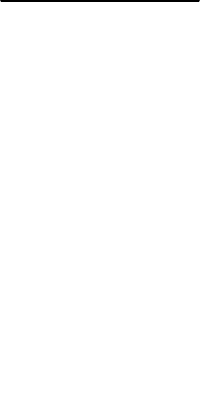
        <widget class="QFrame" name="side_panel_2">
         <property name="maximumSize">
          <size>
           <width>16777215</width>
           <height>16777215</height>
          </size>
         </property>
         <property name="styleSheet">
          <string notr="true">background: transparent;
border-top: 2px solid black;</string>
         </property>
         <property name="frameShape">
          <enum>QFrame::StyledPanel</enum>
         </property>
         <property name="frameShadow">
          <enum>QFrame::Raised</enum>
         </property>
         <layout class="QVBoxLayout" name="verticalLayout_6">
          <property name="leftMargin">
           <number>0</number>
          </property>
          <property name="rightMargin">
           <number>0</number>
          </property>
          <property name="bottomMargin">
           <number>50</number>
          </property>
          <item>
           <widget class="QFrame" name="home_button_frame">
            <property name="minimumSize">
             <size>
              <width>0</width>
              <height>0</height>
             </size>
            </property>
            <property name="styleSheet">
             <string notr="true">QFrame {
	border-top:0px;
    background-color: transparent;
    border: none;
}

QFrame:hover {
    background: transparent;
	border-top: 2px solid black;
    border-top-left-radius: 25px;
    border-bottom-left-radius: 25px;
    border-left: 2px solid black;
    border-bottom: 2px solid black;
}
</string>
            </property>
            <property name="frameShape">
             <enum>QFrame::StyledPanel</enum>
            </property>
            <property name="frameShadow">
             <enum>QFrame::Raised</enum>
            </property>
            <layout class="QVBoxLayout" name="verticalLayout_86">
             <property name="spacing">
              <number>0</number>
             </property>
             <property name="leftMargin">
              <number>2</number>
             </property>
             <property name="topMargin">
              <number>2</number>
             </property>
             <property name="rightMargin">
              <number>0</number>
             </property>
             <property name="bottomMargin">
              <number>2</number>
             </property>
             <item>
              <widget class="QPushButton" name="home_button">
               <property name="sizePolicy">
                <sizepolicy hsizetype="Minimum" vsizetype="Fixed">
                 <horstretch>0</horstretch>
                 <verstretch>0</verstretch>
                </sizepolicy>
               </property>
               <property name="minimumSize">
                <size>
                 <width>0</width>
                 <height>50</height>
                </size>
               </property>
               <property name="font">
                <font>
                 <family>Times New Roman</family>
                 <pointsize>14</pointsize>
                 <weight>75</weight>
                 <bold>true</bold>
                </font>
               </property>
               <property name="cursor">
                <cursorShape>PointingHandCursor</cursorShape>
               </property>
               <property name="styleSheet">
                <string notr="true">QPushButton {
    background-color: transparent;
    border-top-left-radius: 25px;
    border-bottom-left-radius: 25px;
	border-image:url(:/Side_panel/Image_resources/sidePanel/home2.png);
    border: none;
}

QPushButton:hover {
	border-image: url(:/Side_panel/Image_resources/sidePanel/home1.png);
    border-top-left-radius: 25px;
    border-bottom-left-radius: 25px;
	border-bottom-right-radius:0px;
}
QPushButton:Pressed{
    background-color: transparent;
    border-top-left-radius: 25px;
    border-bottom-left-radius: 25px;
	border-image:url(:/Side_panel/Image_resources/sidePanel/home2.png);
    border: none;
}</string>
               </property>
               <property name="text">
                <string/>
               </property>
               <property name="default">
                <bool>false</bool>
               </property>
               <property name="flat">
                <bool>false</bool>
               </property>
              </widget>
             </item>
            </layout>
           </widget>
          </item>
          <item>
           <widget class="QFrame" name="graphs_button_frame">
            <property name="minimumSize">
             <size>
              <width>0</width>
              <height>0</height>
             </size>
            </property>
            <property name="styleSheet">
             <string notr="true">QFrame {
	border-top:0px;
    background-color: transparent;
    border: none;
}

QFrame:hover {
    background: transparent;
	border-top: 2px solid black;
    border-top-left-radius: 25px;
    border-bottom-left-radius: 25px;
    border-left: 2px solid black;
    border-bottom: 2px solid black;
}
</string>
            </property>
            <property name="frameShape">
             <enum>QFrame::StyledPanel</enum>
            </property>
            <property name="frameShadow">
             <enum>QFrame::Raised</enum>
            </property>
            <layout class="QVBoxLayout" name="verticalLayout_85">
             <property name="spacing">
              <number>0</number>
             </property>
             <property name="leftMargin">
              <number>2</number>
             </property>
             <property name="topMargin">
              <number>2</number>
             </property>
             <property name="rightMargin">
              <number>0</number>
             </property>
             <property name="bottomMargin">
              <number>2</number>
             </property>
             <item>
              <widget class="QPushButton" name="graphs_button">
               <property name="sizePolicy">
                <sizepolicy hsizetype="Minimum" vsizetype="Fixed">
                 <horstretch>0</horstretch>
                 <verstretch>0</verstretch>
                </sizepolicy>
               </property>
               <property name="minimumSize">
                <size>
                 <width>0</width>
                 <height>50</height>
                </size>
               </property>
               <property name="font">
                <font>
                 <family>Times New Roman</family>
                 <pointsize>14</pointsize>
                 <weight>75</weight>
                 <bold>true</bold>
                </font>
               </property>
               <property name="cursor">
                <cursorShape>PointingHandCursor</cursorShape>
               </property>
               <property name="styleSheet">
                <string notr="true">QPushButton {
    background-color: transparent;
    border-top-left-radius: 25px;
    border-bottom-left-radius: 25px;
	border-image: url(:/Side_panel/Image_resources/sidePanel/graphs2.png);
    border: none;
}

QPushButton:hover {
	border-image: url(:/Side_panel/Image_resources/sidePanel/graphs1.png);
    border-top-left-radius: 25px;
    border-bottom-left-radius: 25px;
	border-bottom-right-radius:0px;
}

QPushButton:Pressed {
    background-color: transparent;
    border-top-left-radius: 25px;
    border-bottom-left-radius: 25px;
	border-image: url(:/Side_panel/Image_resources/sidePanel/graphs2.png);
    border: none;
}</string>
               </property>
               <property name="text">
                <string/>
               </property>
               <property name="default">
                <bool>false</bool>
               </property>
               <property name="flat">
                <bool>false</bool>
               </property>
              </widget>
             </item>
            </layout>
           </widget>
          </item>
          <item>
           <widget class="QFrame" name="GPS_button_frame">
            <property name="minimumSize">
             <size>
              <width>0</width>
              <height>0</height>
             </size>
            </property>
            <property name="styleSheet">
             <string notr="true">QFrame {
	border-top:0px;
    background-color: transparent;
    border: none;
}

QFrame:hover {
    background: transparent;
	border-top: 2px solid black;
    border-top-left-radius: 25px;
    border-bottom-left-radius: 25px;
    border-left: 2px solid black;
    border-bottom: 2px solid black;
}
</string>
            </property>
            <property name="frameShape">
             <enum>QFrame::StyledPanel</enum>
            </property>
            <property name="frameShadow">
             <enum>QFrame::Raised</enum>
            </property>
            <layout class="QVBoxLayout" name="verticalLayout_84">
             <property name="spacing">
              <number>0</number>
             </property>
             <property name="leftMargin">
              <number>2</number>
             </property>
             <property name="topMargin">
              <number>2</number>
             </property>
             <property name="rightMargin">
              <number>0</number>
             </property>
             <property name="bottomMargin">
              <number>2</number>
             </property>
             <item>
              <widget class="QPushButton" name="GPS_button">
               <property name="sizePolicy">
                <sizepolicy hsizetype="Minimum" vsizetype="Fixed">
                 <horstretch>0</horstretch>
                 <verstretch>0</verstretch>
                </sizepolicy>
               </property>
               <property name="minimumSize">
                <size>
                 <width>0</width>
                 <height>50</height>
                </size>
               </property>
               <property name="font">
                <font>
                 <family>Times New Roman</family>
                 <pointsize>14</pointsize>
                 <weight>75</weight>
                 <bold>true</bold>
                </font>
               </property>
               <property name="cursor">
                <cursorShape>PointingHandCursor</cursorShape>
               </property>
               <property name="styleSheet">
                <string notr="true">QPushButton {
    background-color: transparent;
    border-top-left-radius: 25px;
    border-bottom-left-radius: 25px;
	border-image: url(:/Side_panel/Image_resources/sidePanel/GPS2.png);
    border: none;
}

QPushButton:hover {
	border-image: url(:/Side_panel/Image_resources/sidePanel/GPS1.png);
    border-top-left-radius: 25px;
    border-bottom-left-radius: 25px;
	border-bottom-right-radius:0px;
}

QPushButton:Pressed {
    background-color: transparent;
    border-top-left-radius: 25px;
    border-bottom-left-radius: 25px;
	border-image: url(:/Side_panel/Image_resources/sidePanel/GPS2.png);
    border: none;
}</string>
               </property>
               <property name="text">
                <string/>
               </property>
               <property name="default">
                <bool>false</bool>
               </property>
               <property name="flat">
                <bool>false</bool>
               </property>
              </widget>
             </item>
            </layout>
           </widget>
          </item>
          <item>
           <widget class="QFrame" name="RKTmodel_button_frame">
            <property name="minimumSize">
             <size>
              <width>0</width>
              <height>0</height>
             </size>
            </property>
            <property name="styleSheet">
             <string notr="true">QFrame {
	border-top:0px;
    background-color: transparent;
    border: none;
}

QFrame:hover {
    background: transparent;
	border-top: 2px solid black;
    border-top-left-radius: 25px;
    border-bottom-left-radius: 25px;
    border-left: 2px solid black;
    border-bottom: 2px solid black;
}
</string>
            </property>
            <property name="frameShape">
             <enum>QFrame::StyledPanel</enum>
            </property>
            <property name="frameShadow">
             <enum>QFrame::Raised</enum>
            </property>
            <layout class="QVBoxLayout" name="verticalLayout_83">
             <property name="spacing">
              <number>0</number>
             </property>
             <property name="leftMargin">
              <number>2</number>
             </property>
             <property name="topMargin">
              <number>2</number>
             </property>
             <property name="rightMargin">
              <number>0</number>
             </property>
             <property name="bottomMargin">
              <number>2</number>
             </property>
             <item>
              <widget class="QPushButton" name="rkt_model_button">
               <property name="sizePolicy">
                <sizepolicy hsizetype="Minimum" vsizetype="Fixed">
                 <horstretch>0</horstretch>
                 <verstretch>0</verstretch>
                </sizepolicy>
               </property>
               <property name="minimumSize">
                <size>
                 <width>0</width>
                 <height>50</height>
                </size>
               </property>
               <property name="font">
                <font>
                 <family>Times New Roman</family>
                 <pointsize>14</pointsize>
                 <weight>75</weight>
                 <bold>true</bold>
                </font>
               </property>
               <property name="cursor">
                <cursorShape>PointingHandCursor</cursorShape>
               </property>
               <property name="styleSheet">
                <string notr="true">QPushButton {
    background-color: transparent;
    border-top-left-radius: 25px;
    border-bottom-left-radius: 25px;
	border-image: url(:/Side_panel/Image_resources/sidePanel/RKT_MODEL2.png);
    border: none;
}

QPushButton:hover {
	border-image: url(:/Side_panel/Image_resources/sidePanel/RKT_MODEL1.png);
    border-top-left-radius: 25px;
    border-bottom-left-radius: 25px;
	border-bottom-right-radius:0px;
}

QPushButton:Pressed {
    background-color: transparent;
    border-top-left-radius: 25px;
    border-bottom-left-radius: 25px;
	border-image: url(:/Side_panel/Image_resources/sidePanel/RKT_MODEL2.png);
    border: none;
}
</string>
               </property>
               <property name="text">
                <string/>
               </property>
               <property name="default">
                <bool>false</bool>
               </property>
               <property name="flat">
                <bool>false</bool>
               </property>
              </widget>
             </item>
            </layout>
           </widget>
          </item>
          <item>
           <widget class="QFrame" name="tabledata_button_frame">
            <property name="minimumSize">
             <size>
              <width>0</width>
              <height>0</height>
             </size>
            </property>
            <property name="styleSheet">
             <string notr="true">QFrame {
	border-top:0px;
    background-color: transparent;
    border: none;
}

QFrame:hover {
    background: transparent;
	border-top: 2px solid black;
    border-top-left-radius: 25px;
    border-bottom-left-radius: 25px;
    border-left: 2px solid black;
    border-bottom: 2px solid black;
}
</string>
            </property>
            <property name="frameShape">
             <enum>QFrame::StyledPanel</enum>
            </property>
            <property name="frameShadow">
             <enum>QFrame::Raised</enum>
            </property>
            <layout class="QVBoxLayout" name="verticalLayout_82">
             <property name="spacing">
              <number>0</number>
             </property>
             <property name="leftMargin">
              <number>2</number>
             </property>
             <property name="topMargin">
              <number>2</number>
             </property>
             <property name="rightMargin">
              <number>0</number>
             </property>
             <property name="bottomMargin">
              <number>2</number>
             </property>
             <item>
              <widget class="QPushButton" name="tabledata_button">
               <property name="sizePolicy">
                <sizepolicy hsizetype="Minimum" vsizetype="Fixed">
                 <horstretch>0</horstretch>
                 <verstretch>0</verstretch>
                </sizepolicy>
               </property>
               <property name="minimumSize">
                <size>
                 <width>0</width>
                 <height>50</height>
                </size>
               </property>
               <property name="font">
                <font>
                 <family>Times New Roman</family>
                 <pointsize>14</pointsize>
                 <weight>75</weight>
                 <bold>true</bold>
                </font>
               </property>
               <property name="cursor">
                <cursorShape>PointingHandCursor</cursorShape>
               </property>
               <property name="styleSheet">
                <string notr="true">QPushButton {
    background-color: transparent;
    border-top-left-radius: 25px;
    border-bottom-left-radius: 25px;
	border-image: url(:/Side_panel/Image_resources/sidePanel/table_data2.png);
    border: none;
}

QPushButton:hover {
	border-image: url(:/Side_panel/Image_resources/sidePanel/table_data1.png);
    border-top-left-radius: 25px;
    border-bottom-left-radius: 25px;
	border-bottom-right-radius:0px;
}

QPushButton:Pressed {
    background-color: transparent;
    border-top-left-radius: 25px;
    border-bottom-left-radius: 25px;
	border-image: url(:/Side_panel/Image_resources/sidePanel/table_data2.png);
    border: none;
}
</string>
               </property>
               <property name="text">
                <string/>
               </property>
               <property name="default">
                <bool>false</bool>
               </property>
               <property name="flat">
                <bool>false</bool>
               </property>
              </widget>
             </item>
            </layout>
           </widget>
          </item>
          <item>
           <widget class="QFrame" name="settings_button_frame">
            <property name="minimumSize">
             <size>
              <width>0</width>
              <height>0</height>
             </size>
            </property>
            <property name="styleSheet">
             <string notr="true">QFrame {
	border-top:0px;
    background-color: transparent;
    border: none;
}

QFrame:hover {
    background: transparent;
	border-top: 2px solid black;
    border-top-left-radius: 25px;
    border-bottom-left-radius: 25px;
    border-left: 2px solid black;
    border-bottom: 2px solid black;
}
</string>
            </property>
            <property name="frameShape">
             <enum>QFrame::StyledPanel</enum>
            </property>
            <property name="frameShadow">
             <enum>QFrame::Raised</enum>
            </property>
            <layout class="QVBoxLayout" name="verticalLayout_79">
             <property name="spacing">
              <number>0</number>
             </property>
             <property name="leftMargin">
              <number>2</number>
             </property>
             <property name="topMargin">
              <number>2</number>
             </property>
             <property name="rightMargin">
              <number>0</number>
             </property>
             <property name="bottomMargin">
              <number>2</number>
             </property>
             <item>
              <widget class="QPushButton" name="settings_button">
               <property name="sizePolicy">
                <sizepolicy hsizetype="Minimum" vsizetype="Fixed">
                 <horstretch>0</horstretch>
                 <verstretch>0</verstretch>
                </sizepolicy>
               </property>
               <property name="minimumSize">
                <size>
                 <width>0</width>
                 <height>50</height>
                </size>
               </property>
               <property name="font">
                <font>
                 <family>Times New Roman</family>
                 <pointsize>14</pointsize>
                 <weight>75</weight>
                 <bold>true</bold>
                </font>
               </property>
               <property name="cursor">
                <cursorShape>PointingHandCursor</cursorShape>
               </property>
               <property name="styleSheet">
                <string notr="true">QPushButton {	
	border-image: url(:/Side_panel/Image_resources/sidePanel/settings1.png);
    background-color: transparent;
    border-top-left-radius: 25px;
    border-bottom-left-radius: 25px;
    border: none;
}

QPushButton:hover {
	border-image: url(:/Side_panel/Image_resources/sidePanel/settings2.png);
    border-top-left-radius: 25px;
    border-bottom-left-radius: 25px;
	border-bottom-right-radius:0px;
}

QPushButton:Pressed {	
	border-image: url(:/Side_panel/Image_resources/sidePanel/settings1.png);
    background-color: transparent;
    border-top-left-radius: 25px;
    border-bottom-left-radius: 25px;
    border: none;
}</string>
               </property>
               <property name="text">
                <string/>
               </property>
               <property name="default">
                <bool>false</bool>
               </property>
               <property name="flat">
                <bool>false</bool>
               </property>
              </widget>
             </item>
            </layout>
           </widget>
          </item>
         </layout>
        </widget>
